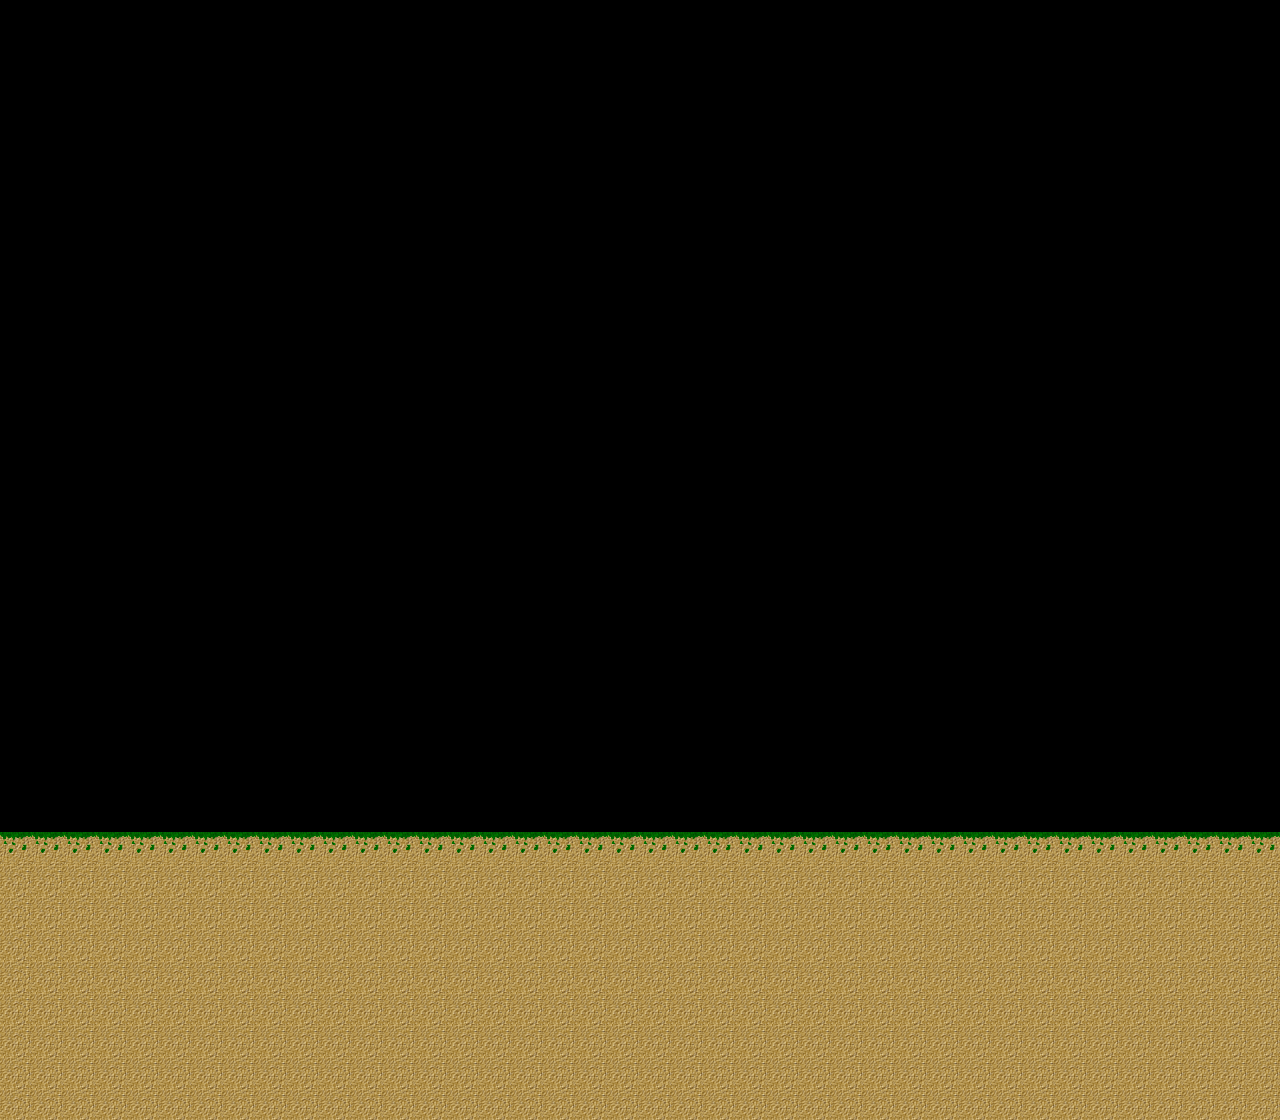

A level layout from a 2D game, rendered from its tile map. Below: a short description, then the map file with tile-grid data replaced by summaries:
An orthogonal 40x35 tile map with 32x32 px tiles, 1 tile layer (Tile Layer 1).

<map version="1.0" orientation="orthogonal" width="40" height="35" tilewidth="32" tileheight="32">
 <tileset firstgid="1" name="dirt-grass road tileset" tilewidth="32" tileheight="32">
  <image source="dirt-grass road tileset.png" width="256" height="32" />
 </tileset>
 <imagelayer name="background" width="40" height="35" />
 <objectgroup name="collision" width="40" height="35" />
 <objectgroup name="object" width="40" height="35" />
 <layer name="Tile Layer 1" width="40" height="35">
  <data>[1400 cells, 360 non-empty, 2 distinct tile ids]</data>
 </layer>
</map>
